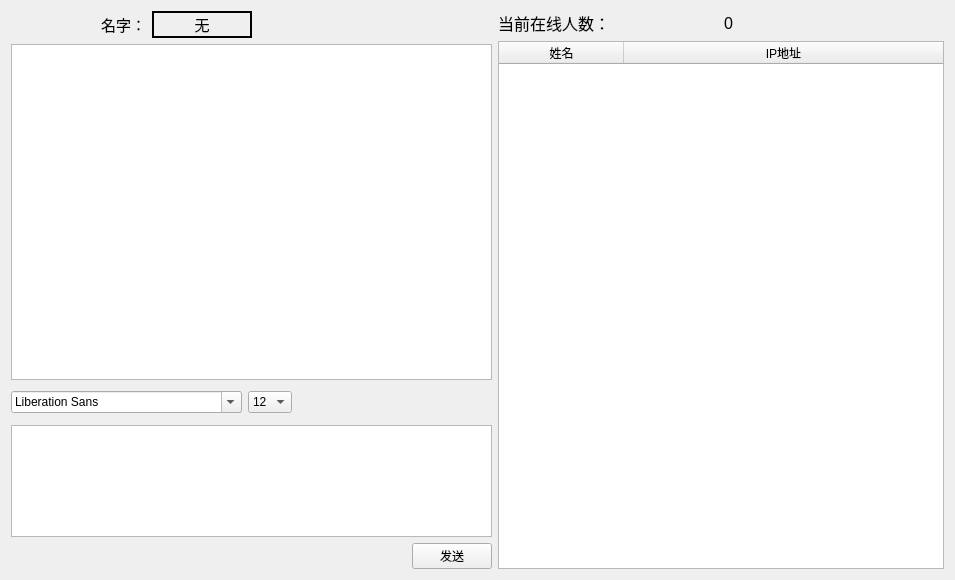
<?xml version="1.0" encoding="UTF-8"?>
<ui version="4.0">
 <class>ChatRoomUI</class>
 <widget class="QWidget" name="ChatRoomUI">
  <property name="geometry">
   <rect>
    <x>0</x>
    <y>0</y>
    <width>955</width>
    <height>580</height>
   </rect>
  </property>
  <property name="windowTitle">
   <string>ChatRoom</string>
  </property>
  <layout class="QHBoxLayout" name="horizontalLayout_8">
   <item>
    <layout class="QVBoxLayout" name="verticalLayout_2">
     <item>
      <layout class="QHBoxLayout" name="horizontalLayout_5">
       <item>
        <layout class="QVBoxLayout" name="verticalLayout">
         <item>
          <layout class="QHBoxLayout" name="horizontalLayout_2">
           <item>
            <spacer name="horizontalSpacer_4">
             <property name="orientation">
              <enum>Qt::Horizontal</enum>
             </property>
             <property name="sizeHint" stdset="0">
              <size>
               <width>40</width>
               <height>20</height>
              </size>
             </property>
            </spacer>
           </item>
           <item>
            <layout class="QHBoxLayout" name="horizontalLayout_3">
             <item>
              <widget class="QLabel" name="serverIPLabel">
               <property name="font">
                <font>
                 <pointsize>11</pointsize>
                </font>
               </property>
               <property name="text">
                <string>名字：</string>
               </property>
              </widget>
             </item>
             <item>
              <widget class="QLabel" name="clientName">
               <property name="minimumSize">
                <size>
                 <width>100</width>
                 <height>0</height>
                </size>
               </property>
               <property name="font">
                <font>
                 <pointsize>11</pointsize>
                </font>
               </property>
               <property name="frameShape">
                <enum>QFrame::WinPanel</enum>
               </property>
               <property name="text">
                <string>无</string>
               </property>
               <property name="alignment">
                <set>Qt::AlignCenter</set>
               </property>
              </widget>
             </item>
            </layout>
           </item>
           <item>
            <layout class="QHBoxLayout" name="horizontalLayout_4"/>
           </item>
          </layout>
         </item>
        </layout>
       </item>
       <item>
        <spacer name="horizontalSpacer_3">
         <property name="orientation">
          <enum>Qt::Horizontal</enum>
         </property>
         <property name="sizeHint" stdset="0">
          <size>
           <width>40</width>
           <height>20</height>
          </size>
         </property>
        </spacer>
       </item>
      </layout>
     </item>
     <item>
      <widget class="QTextBrowser" name="listWidget">
       <property name="sizePolicy">
        <sizepolicy hsizetype="Expanding" vsizetype="Expanding">
         <horstretch>0</horstretch>
         <verstretch>3</verstretch>
        </sizepolicy>
       </property>
       <property name="font">
        <font>
         <pointsize>12</pointsize>
        </font>
       </property>
       <property name="html">
        <string>&lt;!DOCTYPE HTML PUBLIC &quot;-//W3C//DTD HTML 4.0//EN&quot; &quot;http://www.w3.org/TR/REC-html40/strict.dtd&quot;&gt;
&lt;html&gt;&lt;head&gt;&lt;meta name=&quot;qrichtext&quot; content=&quot;1&quot; /&gt;&lt;style type=&quot;text/css&quot;&gt;
p, li { white-space: pre-wrap; }
&lt;/style&gt;&lt;/head&gt;&lt;body style=&quot; font-family:'SimSun'; font-size:12pt; font-weight:400; font-style:normal;&quot;&gt;
&lt;p style=&quot;-qt-paragraph-type:empty; margin-top:0px; margin-bottom:0px; margin-left:0px; margin-right:0px; -qt-block-indent:0; text-indent:0px;&quot;&gt;&lt;br /&gt;&lt;/p&gt;&lt;/body&gt;&lt;/html&gt;</string>
       </property>
      </widget>
     </item>
     <item>
      <layout class="QHBoxLayout" name="horizontalLayout_6">
       <item>
        <widget class="QFontComboBox" name="fontCbx">
         <property name="sizePolicy">
          <sizepolicy hsizetype="Minimum" vsizetype="Fixed">
           <horstretch>0</horstretch>
           <verstretch>0</verstretch>
          </sizepolicy>
         </property>
        </widget>
       </item>
       <item>
        <widget class="QComboBox" name="sizeCbx">
         <property name="sizePolicy">
          <sizepolicy hsizetype="Minimum" vsizetype="Fixed">
           <horstretch>0</horstretch>
           <verstretch>0</verstretch>
          </sizepolicy>
         </property>
         <property name="currentIndex">
          <number>4</number>
         </property>
         <item>
          <property name="text">
           <string>8</string>
          </property>
         </item>
         <item>
          <property name="text">
           <string>9</string>
          </property>
         </item>
         <item>
          <property name="text">
           <string>10</string>
          </property>
         </item>
         <item>
          <property name="text">
           <string>11</string>
          </property>
         </item>
         <item>
          <property name="text">
           <string>12</string>
          </property>
         </item>
         <item>
          <property name="text">
           <string>13</string>
          </property>
         </item>
         <item>
          <property name="text">
           <string>14</string>
          </property>
         </item>
         <item>
          <property name="text">
           <string>15</string>
          </property>
         </item>
         <item>
          <property name="text">
           <string>16</string>
          </property>
         </item>
         <item>
          <property name="text">
           <string>17</string>
          </property>
         </item>
         <item>
          <property name="text">
           <string>18</string>
          </property>
         </item>
         <item>
          <property name="text">
           <string>19</string>
          </property>
         </item>
         <item>
          <property name="text">
           <string>20</string>
          </property>
         </item>
         <item>
          <property name="text">
           <string>21</string>
          </property>
         </item>
         <item>
          <property name="text">
           <string>22</string>
          </property>
         </item>
        </widget>
       </item>
       <item>
        <widget class="QToolButton" name="boldTBtn">
         <property name="minimumSize">
          <size>
           <width>32</width>
           <height>32</height>
          </size>
         </property>
         <property name="text">
          <string/>
         </property>
         <property name="icon">
          <iconset resource="img.qrc">
           <normaloff>:/img/bold.png</normaloff>:/img/bold.png</iconset>
         </property>
         <property name="iconSize">
          <size>
           <width>26</width>
           <height>26</height>
          </size>
         </property>
         <property name="checkable">
          <bool>true</bool>
         </property>
         <property name="autoRaise">
          <bool>true</bool>
         </property>
        </widget>
       </item>
       <item>
        <widget class="QToolButton" name="italicTBtn">
         <property name="minimumSize">
          <size>
           <width>32</width>
           <height>32</height>
          </size>
         </property>
         <property name="text">
          <string/>
         </property>
         <property name="icon">
          <iconset resource="img.qrc">
           <normaloff>:/img/italic.png</normaloff>:/img/italic.png</iconset>
         </property>
         <property name="iconSize">
          <size>
           <width>26</width>
           <height>26</height>
          </size>
         </property>
         <property name="checkable">
          <bool>true</bool>
         </property>
         <property name="autoRaise">
          <bool>true</bool>
         </property>
        </widget>
       </item>
       <item>
        <widget class="QToolButton" name="underlineTBtn">
         <property name="minimumSize">
          <size>
           <width>32</width>
           <height>32</height>
          </size>
         </property>
         <property name="text">
          <string/>
         </property>
         <property name="icon">
          <iconset resource="img.qrc">
           <normaloff>:/img/underlined.png</normaloff>:/img/underlined.png</iconset>
         </property>
         <property name="iconSize">
          <size>
           <width>26</width>
           <height>26</height>
          </size>
         </property>
         <property name="checkable">
          <bool>true</bool>
         </property>
         <property name="autoRaise">
          <bool>true</bool>
         </property>
        </widget>
       </item>
       <item>
        <widget class="QToolButton" name="colorTBtn">
         <property name="minimumSize">
          <size>
           <width>32</width>
           <height>32</height>
          </size>
         </property>
         <property name="text">
          <string/>
         </property>
         <property name="icon">
          <iconset resource="img.qrc">
           <normaloff>:/img/color.png</normaloff>:/img/color.png</iconset>
         </property>
         <property name="iconSize">
          <size>
           <width>26</width>
           <height>26</height>
          </size>
         </property>
         <property name="autoRaise">
          <bool>true</bool>
         </property>
        </widget>
       </item>
       <item>
        <widget class="QToolButton" name="sendFileTBtn">
         <property name="minimumSize">
          <size>
           <width>32</width>
           <height>32</height>
          </size>
         </property>
         <property name="text">
          <string/>
         </property>
         <property name="icon">
          <iconset resource="img.qrc">
           <normaloff>:/img/Send.png</normaloff>:/img/Send.png</iconset>
         </property>
         <property name="iconSize">
          <size>
           <width>26</width>
           <height>26</height>
          </size>
         </property>
         <property name="autoRaise">
          <bool>true</bool>
         </property>
        </widget>
       </item>
      </layout>
     </item>
     <item>
      <widget class="QTextEdit" name="sendLineEdit">
       <property name="sizePolicy">
        <sizepolicy hsizetype="Expanding" vsizetype="Expanding">
         <horstretch>0</horstretch>
         <verstretch>1</verstretch>
        </sizepolicy>
       </property>
       <property name="font">
        <font>
         <pointsize>12</pointsize>
        </font>
       </property>
      </widget>
     </item>
     <item>
      <layout class="QHBoxLayout" name="horizontalLayout">
       <item>
        <spacer name="horizontalSpacer">
         <property name="orientation">
          <enum>Qt::Horizontal</enum>
         </property>
         <property name="sizeHint" stdset="0">
          <size>
           <width>40</width>
           <height>20</height>
          </size>
         </property>
        </spacer>
       </item>
       <item>
        <widget class="QPushButton" name="sendBtn">
         <property name="text">
          <string>发送</string>
         </property>
         <property name="checkable">
          <bool>false</bool>
         </property>
        </widget>
       </item>
      </layout>
     </item>
    </layout>
   </item>
   <item>
    <layout class="QVBoxLayout" name="verticalLayout_4">
     <item>
      <layout class="QVBoxLayout" name="verticalLayout_3">
       <item>
        <layout class="QHBoxLayout" name="horizontalLayout_7">
         <item>
          <widget class="QLabel" name="label">
           <property name="font">
            <font>
             <pointsize>12</pointsize>
            </font>
           </property>
           <property name="text">
            <string>当前在线人数：</string>
           </property>
          </widget>
         </item>
         <item>
          <widget class="QLabel" name="onlineNumber">
           <property name="font">
            <font>
             <pointsize>12</pointsize>
            </font>
           </property>
           <property name="frameShape">
            <enum>QFrame::NoFrame</enum>
           </property>
           <property name="text">
            <string>0</string>
           </property>
          </widget>
         </item>
        </layout>
       </item>
       <item>
        <widget class="QTableWidget" name="tableWidget">
         <property name="sizePolicy">
          <sizepolicy hsizetype="Expanding" vsizetype="Expanding">
           <horstretch>0</horstretch>
           <verstretch>0</verstretch>
          </sizepolicy>
         </property>
         <property name="minimumSize">
          <size>
           <width>311</width>
           <height>525</height>
          </size>
         </property>
         <property name="selectionMode">
          <enum>QAbstractItemView::SingleSelection</enum>
         </property>
         <property name="selectionBehavior">
          <enum>QAbstractItemView::SelectRows</enum>
         </property>
         <attribute name="horizontalHeaderVisible">
          <bool>true</bool>
         </attribute>
         <attribute name="horizontalHeaderDefaultSectionSize">
          <number>125</number>
         </attribute>
         <attribute name="horizontalHeaderStretchLastSection">
          <bool>true</bool>
         </attribute>
         <column>
          <property name="text">
           <string>姓名</string>
          </property>
         </column>
         <column>
          <property name="text">
           <string>IP地址</string>
          </property>
         </column>
        </widget>
       </item>
      </layout>
     </item>
    </layout>
   </item>
  </layout>
 </widget>
 <layoutdefault spacing="6" margin="11"/>
 <resources>
  <include location="img.qrc"/>
 </resources>
 <connections/>
</ui>
